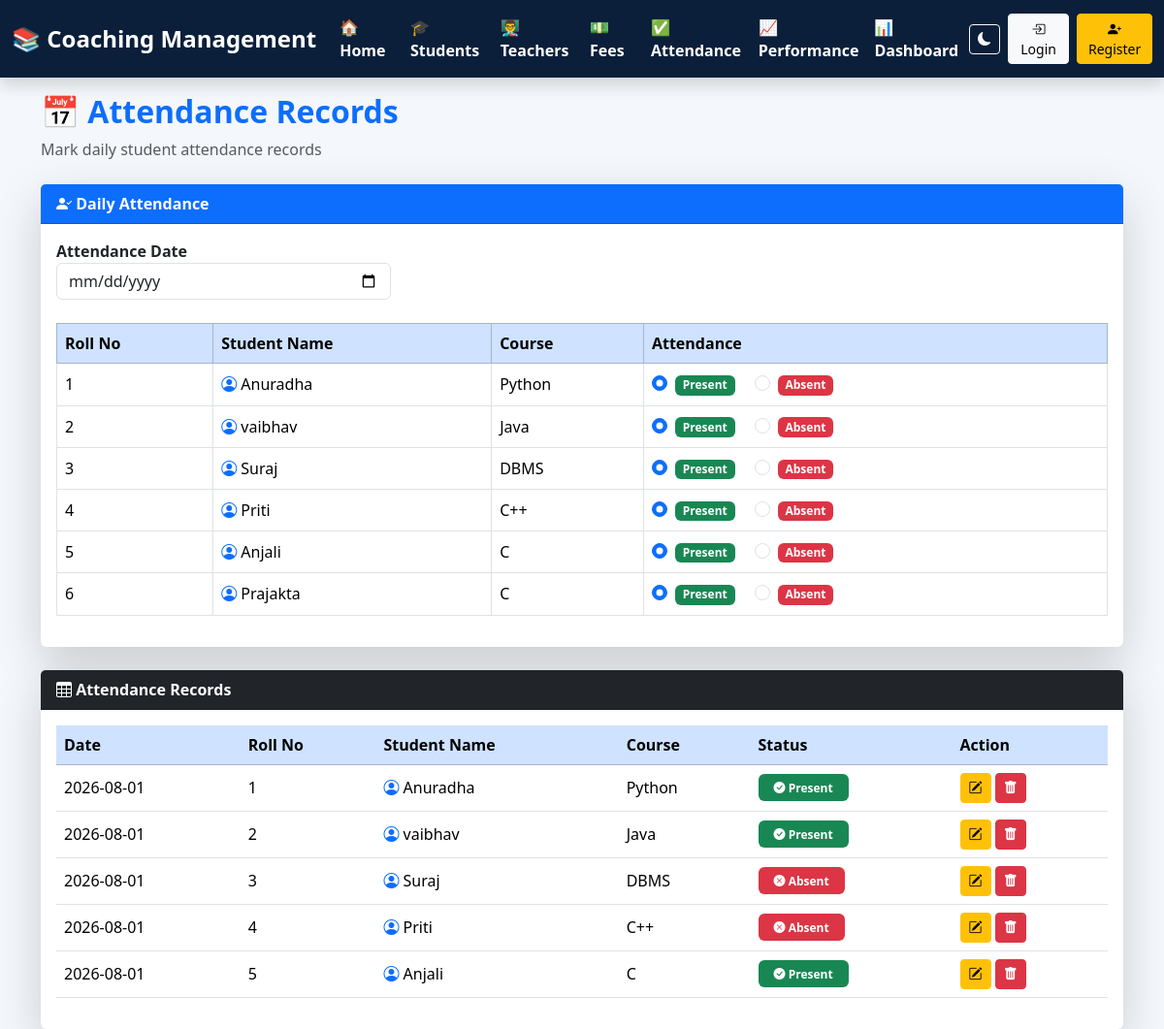
The page /attendance on the database as committed earlier.
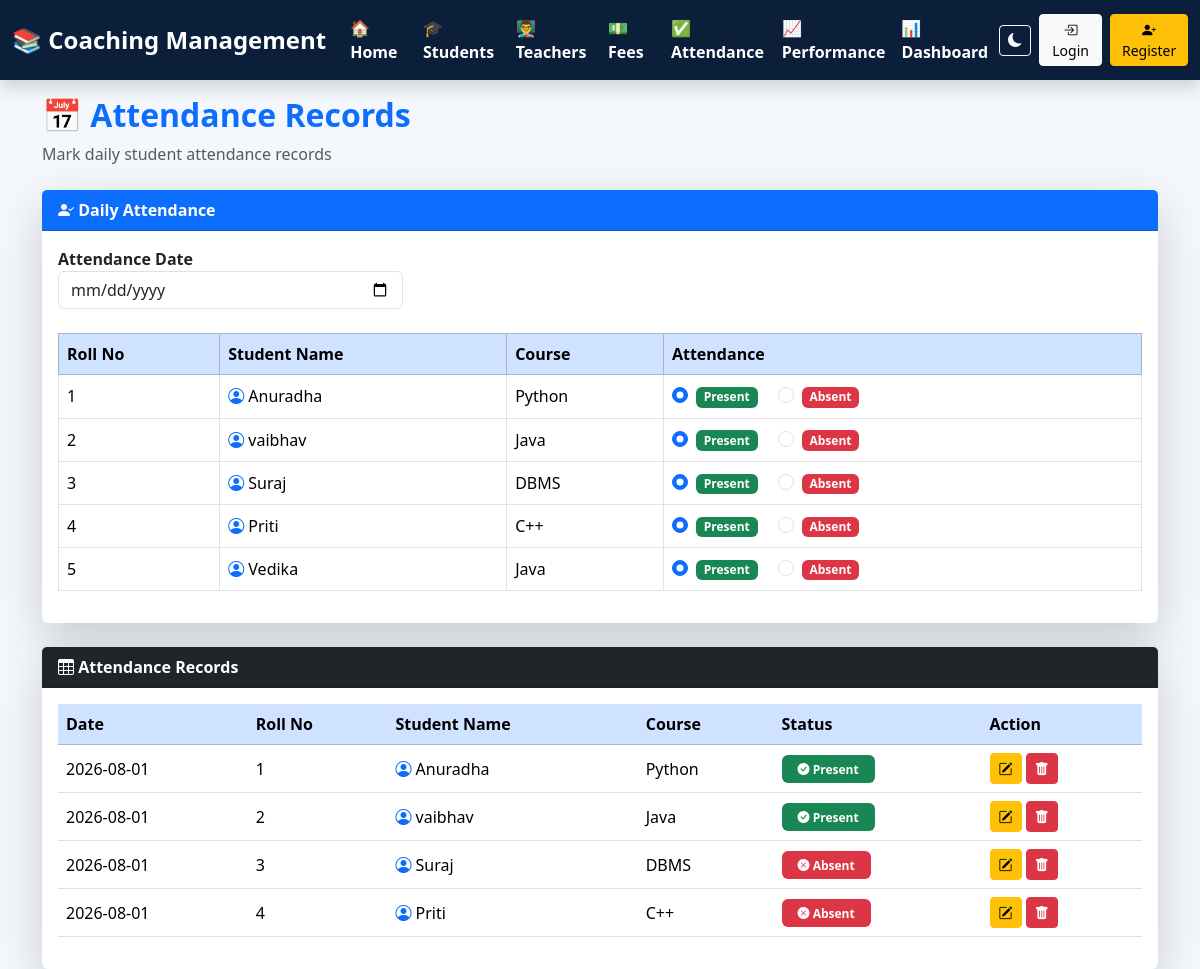
The same page on the database as committed later.
### tables this page shows
CREATE TABLE students(

        id INTEGER PRIMARY KEY AUTOINCREMENT,
        roll_no INTEGER UNIQUE,
        name TEXT,
        father_name TEXT,
        surname TEXT,
        mobile TEXT,
        course TEXT,
        batch TEXT,
        address TEXT,
        admission_date TEXT,
        status TEXT

    , photo TEXT DEFAULT 'default.png');

CREATE TABLE attendance(

        id INTEGER PRIMARY KEY AUTOINCREMENT,
        student_id INTEGER NOT NULL,
        date TEXT,
        status TEXT,

        FOREIGN KEY(student_id)
        REFERENCES students(id)
        ON DELETE CASCADE

    );

### app.py (the view, shortened to what this page needs)
@app.route("/attendance", methods=["GET","POST"])
def attendance():
    conn = get_connection()
    students = conn.execute(" SELECT * FROM students  ORDER BY roll_no ").fetchall()
    attendance = conn.execute("""
        SELECT
        attendance.id,
        students.roll_no,
        students.name,
        students.course,
        attendance.date,
        attendance.status
        FROM attendance
        INNER JOIN students
        ON attendance.student_id = students.id
        ORDER BY attendance.date DESC,
        students.roll_no ASC

    """).fetchall()
    conn.close()
    return render_template(
        "attendance.html",
        students=students,
        attendance=attendance
    )

### db.py (called while the page is built)
def get_connection():
    conn = sqlite3.connect(DATABASE)
    conn.row_factory = sqlite3.Row
    conn.execute("PRAGMA foreign_keys = ON")
    return conn

### templates/attendance.html (shortened to what the changed rows need)
{% extends "base.html" %}
{% block content %}
<div class="mb-4">
    <h2 class="fw-bold text-primary">
       📅 Attendance Records
    </h2>
</div>
<div class="card shadow-lg border-0 mb-4">
    <div class="card-body">
        <form method="POST" action="/attendance">
            <div class="table-responsive">
                <table class="table table-bordered table-hover align-middle">
                    <thead class="table-primary">
                        <tr>
                            <th>Roll No</th>
                            <th>Student Name </th>
                            <th> Course</th>
                            <th>Attendance</th>
                        </tr>
                    </thead>
                    <tbody>
                    {% for student in students %}
                    <tr>
                        <td> {{student['roll_no']}} </td>
                        <td>
                            <i class="bi bi-person-circle text-primary"></i>
                            {{student['name']}}
                        </td>
                        <td> {{student['course']}}  </td>
                        <td>
                            <div class="form-check form-check-inline">
                                <input
                                class="form-check-input"
                                type="radio"
                                name="status_{{student['id']}}"
                                value="Present"
                                checked>
                                <label class="form-check-label">
                                    <span class="badge bg-success">
                                        Present
                                    </span>
                                </label>
                            </div>
                            <div class="form-check form-check-inline">
                                <input
                                class="form-check-input"
                                type="radio"
                                name="status_{{student['id']}}"
                                value="Absent">
                                <label class="form-check-label">
                                    <span class="badge bg-danger">
                                        Absent
                                    </span>
                                </label>
                            </div>
                        </td>
                    </tr>
                    {% endfor %}
                    </tbody>
                </table>
            </div>
        </form>
    </div>
</div>
<div class="card shadow-lg border-0">
    <div class="card-body">
        <div class="table-responsive">
            <table class="table table-hover align-middle">
                <thead class="table-primary">
                    <tr>
                        <th> Date </th>
                        <th>Roll No</th>
                        <th>Student Name </th>
                        <th> Course</th>
                        <th> Status</th>
                        <th>Action </th>
                    </tr>
                </thead>
                <tbody>
                {% for row in attendance %}
                <tr>
                    <td>{{row['date']}}</td>
                    <td> {{row['roll_no']}} </td>
                    <td>
                        <i class="bi bi-person-circle text-primary"></i>
                        {{row['name']}}
                    </td>
                    <td>{{row['course']}}</td>
                    <td>
                        {% if row['status']=="Present" %}
                        <span class="badge bg-success px-3 py-2">
                            <i class="bi bi-check-circle-fill"></i>
                            Present
                        </span>
                        {% else %}
                        <span class="badge bg-danger px-3 py-2">
                            <i class="bi bi-x-circle-fill"></i>
                            Absent
                        </span>
                        {% endif %}
                    </td>
                    <td>
                        <a href="/edit_attendance/{{row['id']}}"
                        class="btn btn-warning btn-sm">
                            <i class="bi bi-pencil-square"></i>
                        </a>
                        <a href="/delete_attendance/{{row['id']}}"
                        class="btn btn-danger btn-sm"
                        onclick="return confirm('Delete this attendance?')">
                            <i class="bi bi-trash-fill"></i>
                        </a>
                    </td>
                </tr>
                {% endfor %}
                </tbody>
            </table>
        </div>
    </div>
</div>
{% endblock %}

Rows that differ between the two databases and show on the page:
removed students: roll_no "5", name "Anjali", course "C"
removed students: roll_no "6", name "Prajakta", course "C"
removed attendance: date "2026-08-01", roll_no "5", name "Anjali", course "C", status "Present" (drawn)
added students: roll_no "5", name "Vedika", course "Java"
